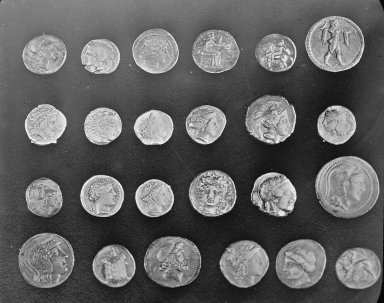
#> input picture data/recke_mince.png, 384 x 303 px
$ python 05_posuvnik_prahu.py
#> lines starting #> are read from the running program, lines starting #| are printed output that depends on the picture; after the words box and inside, x2 and y2 are one past the last pixel; in counts of white or black regions, pixels touching at a corner belong together
"""
05 – Práh naživo
================
Posuvníkem měníš práh a hned vidíš masku i počet oblastí.
Ukazuje, že práh je rozhodnutí: malá změna čísla, úplně jiný výsledek.
Prahuje se upravený obraz (srovnání osvětlení jako ve skriptu 02).
S přepínačem --bez-upravy se prahuje přímo fotka.

Ovládání: táhni modrý pruh myší (nebo klikni kamkoli na něj),
případně šipky na klávesnici: doleva/doprava o 1, dolů/nahoru o 10.
Okno musí být aktivní: jednou do něj klikni.

Spuštění:
    python 05_posuvnik_prahu.py
    python 05_posuvnik_prahu.py --bez-upravy
    python 05_posuvnik_prahu.py data/euro_mince.jpg --tmave-objekty --vyhlazeni
"""
import argparse
import sys
import os

import matplotlib.pyplot as plt
import numpy as np
from matplotlib.widgets import Slider
from PIL import Image
from scipy import ndimage as ndi

# Windows při přesměrovaném výstupu nepíše UTF-8; ať háčky skript neshodí
if sys.stdout.encoding and sys.stdout.encoding.lower().replace("-", "") != "utf8":
    sys.stdout.reconfigure(encoding="utf-8", errors="replace")

os.makedirs("vystupy", exist_ok=True)   # složka pro výsledky

# šipky doleva/doprava ovládají posuvník, ne historii zobrazení
for klic in ("keymap.back", "keymap.forward"):
    plt.rcParams[klic] = [k for k in plt.rcParams[klic] if k not in ("left", "right")]

p = argparse.ArgumentParser()
p.add_argument("obrazek", nargs="?", default="data/recke_mince.png")
p.add_argument("--tmave-objekty", action="store_true",
               help="objekty jsou tmavší než pozadí")
p.add_argument("--bez-upravy", action="store_true",
               help="prahuje přímo fotku, bez srovnání osvětlení")
p.add_argument("--vyhlazeni", action="store_true",
               help="před prahováním ještě vyhladí šum (jako ve skriptu 02)")
p.add_argument("--max-rozmer", type=int, default=800,
               help="větší obrázek se zmenší, aby posuvník reagoval plynule")
a = p.parse_args()

# ---------------------------------------------------------------- načtení
obrazek = Image.open(a.obrazek).convert("L")
#> obrazek is the input picture: PIL image 384x303 L; min 1, max 252, mean 96.9
if max(obrazek.size) > a.max_rozmer:
    pomer = a.max_rozmer / max(obrazek.size)
    obrazek = obrazek.resize((round(obrazek.width * pomer),
                              round(obrazek.height * pomer)), Image.LANCZOS)
sedy = np.asarray(obrazek)

# úprava obrazu stejně jako ve skriptu 02: fotka minus rozmazané pozadí
if not a.bez_upravy:
    velikost = max(sedy.shape)
#> velikost = 384
    if a.vyhlazeni:
        vyhlazeny = ndi.gaussian_filter(sedy.astype(float), sigma=velikost / 200)
    else:
        vyhlazeny = sedy.astype(float)
    pozadi = ndi.gaussian_filter(sedy.astype(float), sigma=velikost / 10)
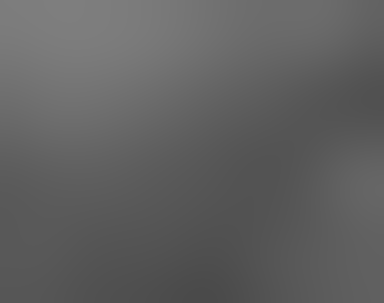
#> pozadi: shape (303, 384) float64; min 74.21, max 126.3, mean 96.9
    rozdil = vyhlazeny - pozadi
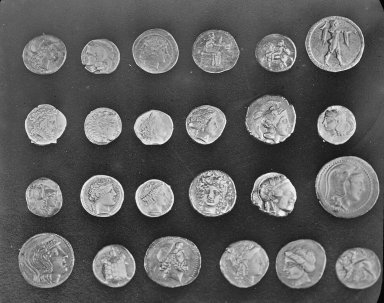
#> rozdil: shape (303, 384) float64; min -96.89, max 159.8, mean 0; drawn with min black and max white
    sedy = ((rozdil - rozdil.min()) / (rozdil.max() - rozdil.min()) * 255).astype(np.uint8)


def otsu(obraz):
    """Otsuův práh (stejná funkce jako ve skriptu 02)."""
    hist = np.bincount(obraz.ravel(), minlength=256).astype(float)
    podil = hist / hist.sum()
    vaha = np.cumsum(podil)
    stred = np.cumsum(podil * np.arange(256))
    with np.errstate(divide="ignore", invalid="ignore"):
        rozptyl = (stred[-1] * vaha - stred) ** 2 / (vaha * (1 - vaha))
    return int(np.nanargmax(rozptyl))


def spocitej(prah):
    """Vrátí masku a počet souvislých oblastí (bez jakéhokoli čištění)."""
    maska = sedy < prah if a.tmave_objekty else sedy > prah
    _, pocet = ndi.label(maska)
    return maska, pocet


# ---------------------------------------------------------------- okno
prah0 = otsu(sedy)
#> in otsu, `hist = np.bincount(obraz.ravel(), minlength=256).astype(float)`: hist = 256 values, max 1768 at index 54, min 0 at index 15, mean 454.5
#> in otsu, `podil = hist / hist.sum()`: podil = 256 values, max 0.0152 at index 54, min 0 at index 15, mean 0.00391
#> in otsu, `vaha = np.cumsum(podil)`: vaha = 256 values from 1.72e-05 to 1
#> in otsu, `stred = np.cumsum(podil * np.arange(256))`: stred = 256 values from 0 to 95.76
#> in otsu, `rozptyl = (stred[-1] * vaha - stred) ** 2 / (vaha * (1 - vaha))`: rozptyl = 256 values, max 2059.6 at index 113, min -4.85e-12 at index 255, mean 917.5
#> prah0 = 113
maska, pocet = spocitej(prah0)
#> in spocitej, `maska = sedy < prah if a.tmave_objekty else sedy > prah`:
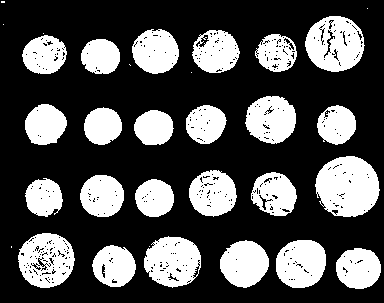
#> maska: shape (303, 384) bool; 31.9% white; 32 white regions (8 under 20 px), largest, box (x1, y1, x2, y2) and area: (315, 156, 380, 217) 3010, (305, 16, 365, 72) 2370, (18, 233, 75, 288) 2163
#> in spocitej, `_, pocet = ndi.label(maska)`: pocet = 67
#> pocet = 67

fig = plt.figure(figsize=(13, 6.5))
ax_orig = fig.add_axes([0.03, 0.30, 0.30, 0.62])
ax_maska = fig.add_axes([0.36, 0.30, 0.30, 0.62])
ax_hist = fig.add_axes([0.71, 0.36, 0.27, 0.50])
ax_slider = fig.add_axes([0.12, 0.10, 0.76, 0.05])

ax_orig.imshow(sedy, cmap="gray", vmin=0, vmax=255)
ax_orig.set_title("Fotka bez úpravy" if a.bez_upravy else "Upravený obraz")
obr_maska = ax_maska.imshow(maska, cmap="gray", vmin=0, vmax=1)
for o in (ax_orig, ax_maska):
    o.axis("off")

ax_hist.hist(sedy.ravel(), bins=256, range=(0, 255), color="#444444")
ax_hist.axvline(prah0, color="#999999", linestyle="--", label=f"Otsu = {prah0}")
cara = ax_hist.axvline(prah0, color="red", label="tvůj práh")
ax_hist.set_title("Histogram jasu")
ax_hist.set_xlabel("jas")
ax_hist.legend(loc="upper right", fontsize=9)

posuvnik = Slider(ax_slider, "práh", 0, 255, valinit=prah0, valstep=1)


def popisek(prah, pocet):
    return f"Práh {int(prah)} -> oblastí: {pocet}"


titulek = ax_maska.set_title(popisek(prah0, pocet), fontsize=14)


def zmena(hodnota):
    maska, pocet = spocitej(hodnota)
    obr_maska.set_data(maska)
    cara.set_xdata([hodnota, hodnota])
    titulek.set_text(popisek(hodnota, pocet))
    fig.canvas.draw_idle()


posuvnik.on_changed(zmena)

# ovládání klávesnicí
KROKY = {"left": -1, "right": 1, "down": -10, "up": 10}


def klavesa(udalost):
    if udalost.key in KROKY:
        posuvnik.set_val(int(np.clip(posuvnik.val + KROKY[udalost.key], 0, 255)))


fig.canvas.mpl_connect("key_press_event", klavesa)
fig.text(0.5, 0.02, "Myší táhni modrý pruh, nebo šipky: ← → o 1, ↓ ↑ o 10",
         ha="center", fontsize=10, color="#555555")

plt.savefig("vystupy/05_posuvnik.png", dpi=120)
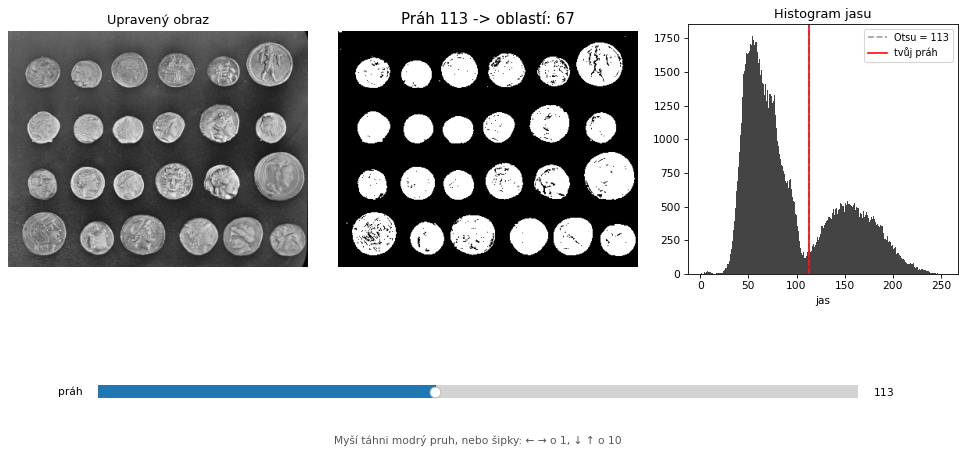
#> figure drawn by matplotlib, 4 panels; panel 3: tallest bar 1768 high, from x = 53.79 to 54.79
print(f"Otsu: {prah0}. Táhni posuvníkem myší, nebo použij šipky (← → o 1, ↓ ↑ o 10).")
#| Otsu: 113. Táhni posuvníkem myší, nebo použij šipky (← → o 1, ↓ ↑ o 10).
print("Uloženo: vystupy/05_posuvnik.png (záloha pro prezentaci)")
plt.show()

$ run again, with data/euro_mince.jpg saved as data/recke_mince.png
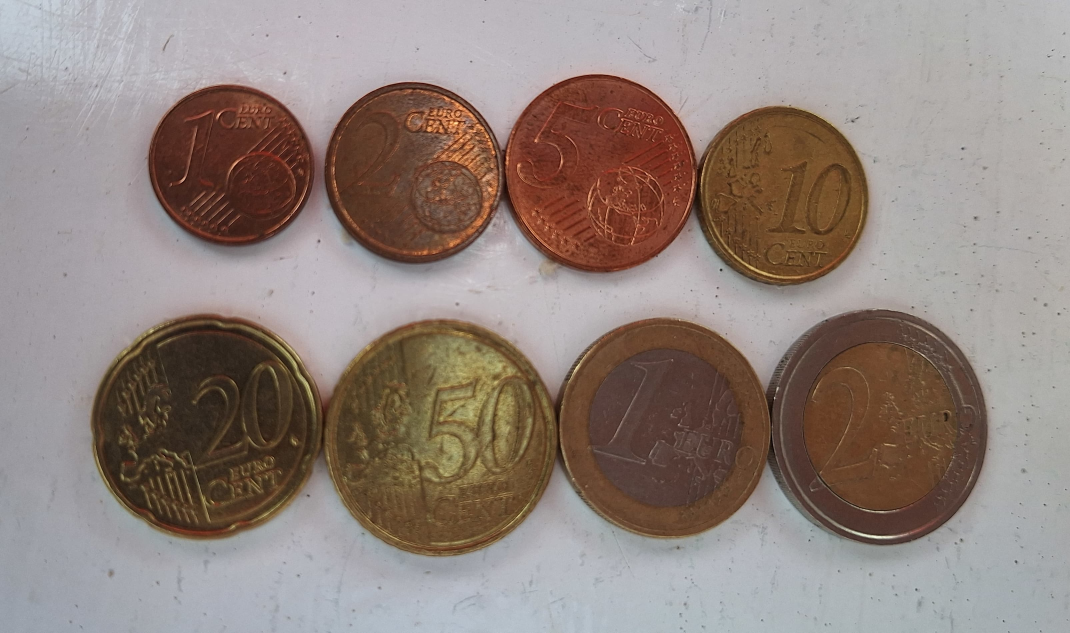
#> input picture data/euro_mince.jpg, 3210 x 1899 px (shown at 1/3 size)
#> hist = 256 values, max 5739 at index 166, min 0 at index 2, mean 1478.1
#> podil = 256 values, max 0.0152 at index 166, min 0 at index 2, mean 0.00391
#> vaha = 256 values from 5.29e-06 to 1
#> stred = 256 values from 0 to 126.6
#> rozptyl = 256 values, max 1678.9 at index 115, min -3.64e-12 at index 255, mean 637.7
#> prah0 = 115
#> in spocitej, `maska = sedy < prah if a.tmave_objekty else sedy > prah`:
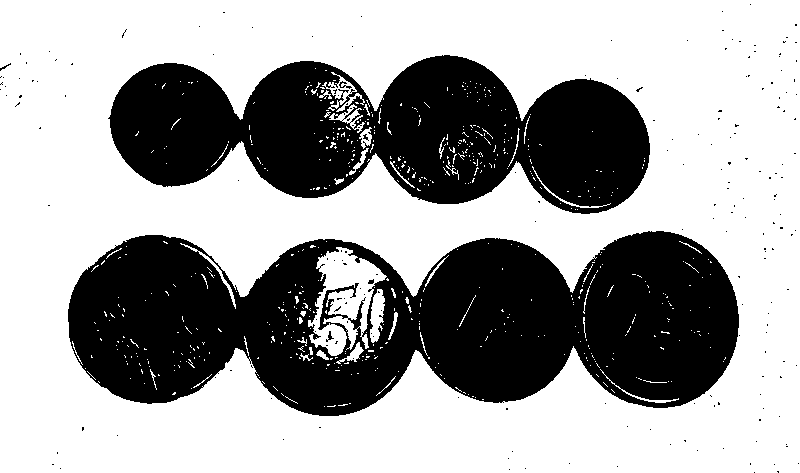
#> maska: shape (473, 800) bool; 63.1% white; 198 black regions (192 under 20 px), largest, box (x1, y1, x2, y2) and area: (68, 231, 739, 416) 84076, (108, 55, 650, 214) 55083, (339, 81, 352, 89) 37, (326, 331, 334, 342) 32, (0, 63, 11, 71) 22, (368, 279, 374, 284) 22
#> in spocitej, `_, pocet = ndi.label(maska)`: pocet = 930
#> `plt.savefig("vystupy/05_posuvnik.png", dpi=120)`:
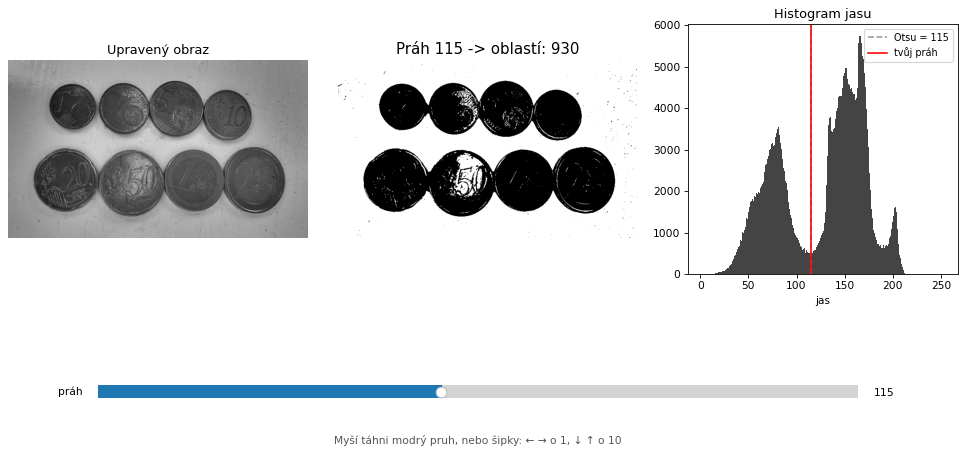
#> figure drawn by matplotlib, 4 panels; panel 3: tallest bar 5739 high, from x = 165.4 to 166.3
#| Otsu: 115. Táhni posuvníkem myší, nebo použij šipky (← → o 1, ↓ ↑ o 10).
